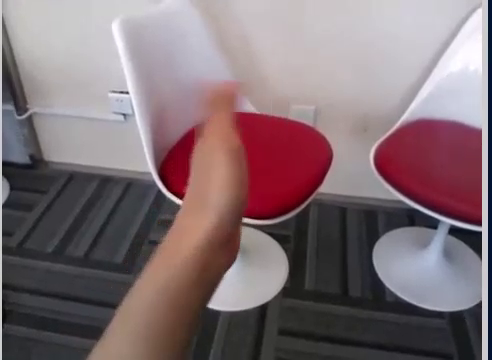
#> input picture frame 181 of playback_rgb.mp4, 492 x 360 px, given in place of the camera
$ jupyter execute --allow-errors opencv.ipynb
#> lines starting #> are read from the running program, lines starting #| are printed output that depends on the picture; after the words box and inside, x2 and y2 are one past the last pixel; in counts of white or black regions, pixels touching at a corner belong together; pictures that were not available may be replaced by others from this repository, and a replacement may not be noted
[cell 1]
import cv2
import numpy as np


cap = cv2.VideoCapture(-1)
cap.set(cv2.CAP_PROP_FOURCC, cv2.VideoWriter_fourcc(*'MJPG'))

while True:
    ret, frame = cap.read()
#> frame is the input picture: shape (360, 492, 3); mean B, G, R 116, 111.2, 128.6
    if ret:
        hsv = cv2.cvtColor(frame, cv2.COLOR_BGR2HSV)
#> hsv: shape (360, 492, 3); mean H, S, V 103.1, 48.1, 131.9
        cv2.imshow("frame", hsv)

        lower_red = np.array([0, 20, 0])
        upper_red = np.array([20, 200, 200])

        mask = cv2.inRange(hsv, lower_red, upper_red)
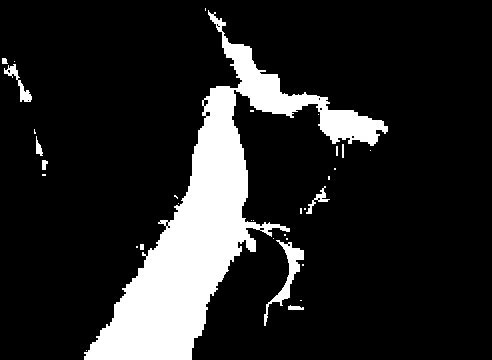
#> mask: shape (360, 492); 14.6% white; 33 white regions (22 under 20 px), largest, box (x1, y1, x2, y2) and area: (84, 10, 388, 360) 24312, (264, 240, 304, 326) 736, (4, 64, 32, 102) 279
        res = cv2.bitwise_and(frame, frame, mask=mask)
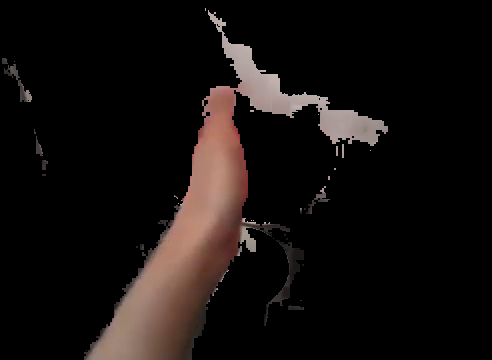
#> res: shape (360, 492, 3); mean B, G, R 14.2, 15.7, 20.4

        kernel = np.ones((5, 5), np.uint8)
        erosion = cv2.erode(mask, kernel, iterations=1)
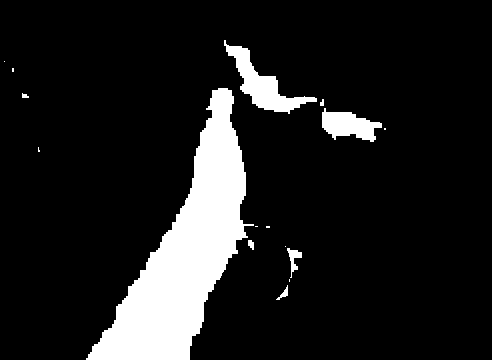
#> erosion: shape (360, 492); 11.8% white; 16 white regions (8 under 20 px), largest, box (x1, y1, x2, y2) and area: (86, 88, 254, 360) 17446, (224, 40, 317, 114) 1973, (322, 108, 382, 142) 1194
        dilation = cv2.dilate(mask, kernel, iterations=1)
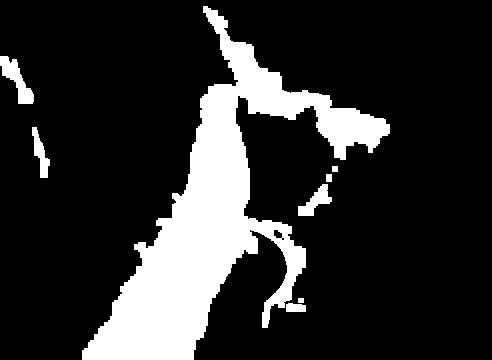
#> dilation: shape (360, 492); 17.9% white; 8 white regions, largest, box (x1, y1, x2, y2) and area: (82, 6, 390, 360) 29867, (0, 56, 34, 104) 696, (298, 184, 332, 216) 483

        # opening aim to remove false positives (noise in the background)
        # closing aim to remove false negatives (missing pixel in the foreground)

        opening = cv2.morphologyEx(mask, cv2.MORPH_OPEN, kernel)
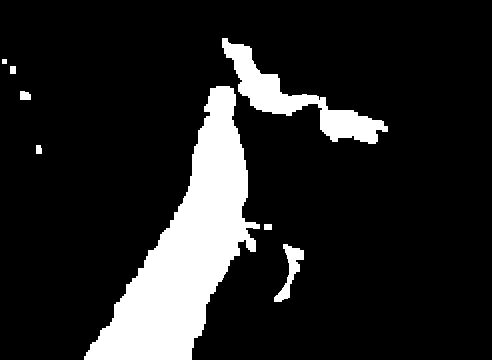
#> opening: shape (360, 492); 13.8% white; 8 white regions, largest, box (x1, y1, x2, y2) and area: (84, 86, 260, 360) 19233, (222, 38, 388, 144) 4397, (274, 244, 304, 302) 613
        closing = cv2.morphologyEx(mask, cv2.MORPH_CLOSE, kernel)
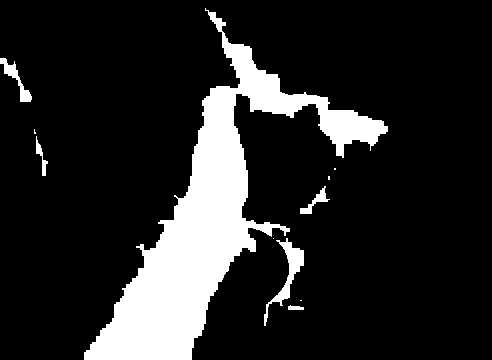
#> closing: shape (360, 492); 15% white; 11 white regions (5 under 20 px), largest, box (x1, y1, x2, y2) and area: (84, 8, 388, 360) 24976, (264, 238, 304, 326) 793, (0, 58, 32, 102) 380, (300, 186, 330, 214) 231, (36, 136, 48, 176) 150, (288, 305, 304, 310) 61


        cv2.imshow("mask", mask)
        cv2.imshow("res", res)
        # cv2.imshow("erosion", erosion)
        # cv2.imshow("dilation", dilation)
        cv2.imshow("opening", opening)
        cv2.imshow("closing", closing)

        if cv2.waitKey(1) & 0xFF == ord('q'):
#> (key q is pressed here)
            break

    else:
        print(ret)
        break

cap.release()
cv2.destroyAllWindows()

[cell 2]
import cv2
import numpy as np
import matplotlib.pyplot as plt

img2 = cv2.imread("wu3.jpg")

dark_vest = (0, 0, 0)
light_vest = (130, 200, 165)

#> (the rest of this cell did not finish here and is left out)

[cell 3]
import cv2
import numpy as np
import matplotlib.pyplot as plt

img = cv2.imread("wu3.jpg")
img1 = cv2.imread("yeah3.jpg")
#> (the rest of this cell did not finish here and is left out)

[cell 4]
import cv2
import numpy as np

# Create a VideoCapture object to read the video
cap = cv2.VideoCapture(0)
cap.set(cv2.CAP_PROP_FOURCC, cv2.VideoWriter_fourcc(*'MJPG'))
while True:
    # Read a frame from the video
    ret, frame = cap.read()
    if not ret:
        break

    # Convert the frame to grayscale
    gray = cv2.cvtColor(frame, cv2.COLOR_BGR2GRAY)
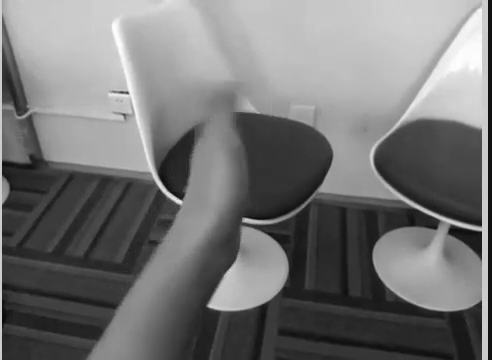
#> gray: shape (360, 492); min 9, max 255, mean 116.9

    # Perform thresholding to obtain the binary mask for segmentation
    _, segmented_mask = cv2.threshold(gray, 200, 255, cv2.THRESH_BINARY_INV)
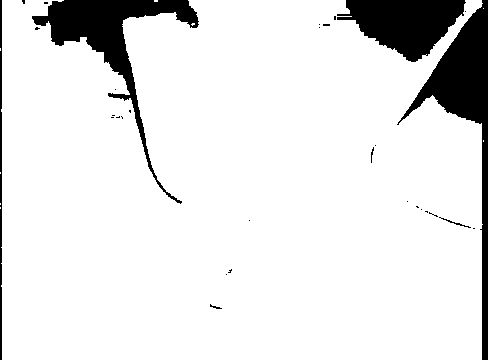
#> segmented_mask: shape (360, 492); 89.8% white; 31 black regions (24 under 20 px), largest, box (x1, y1, x2, y2) and area: (397, 0, 488, 360) 6402, (32, 0, 199, 204) 6000, (337, 0, 466, 62) 4837

    # Show the segmented mask
    cv2.imshow('Segmented Mask', segmented_mask)

    # Exit the loop if 'q' is pressed
    if cv2.waitKey(1) & 0xFF == ord('q'):
#> (key q is pressed here)
        break

# Release the VideoCapture and close the display window
cap.release()
cv2.destroyAllWindows()

[cell 5]
import cv2
import numpy as np
from mrcnn import utils
from mrcnn.model import MaskRCNN

# Path to the Mask R-CNN model weights file (downloaded from the link above)
MODEL_WEIGHTS_PATH = 'mask_rcnn_coco.h5'

# Load the pre-trained Mask R-CNN model
#> (the rest of this cell did not finish here and is left out)

[cell 6]
import cv2
import numpy as np

def segment_hand(frame):
    # Convert the frame to the HSV color space
    hsv = cv2.cvtColor(frame, cv2.COLOR_BGR2HSV)
#> hsv: shape (252, 344, 3); mean H, S, V 103.3, 47.6, 131.9

    # Define the lower and upper bounds of the skin color in HSV
    lower_bound = np.array([0, 50, 20], dtype=np.uint8)
    upper_bound = np.array([20, 255, 250], dtype=np.uint8)

    # Create a binary mask by thresholding the HSV image based on skin color
    skin_mask = cv2.inRange(hsv, lower_bound, upper_bound)
#> skin_mask: shape (252, 344); 10.4% white; 16 white regions (15 under 20 px), largest, box (x1, y1, x2, y2) and area: (64, 59, 176, 252) 8996

    # Apply morphological operations to remove noise and smooth the mask
    kernel = np.ones((3, 3), np.uint8)
    skin_mask = cv2.morphologyEx(skin_mask, cv2.MORPH_OPEN, kernel)
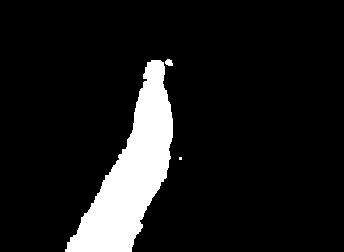
#> skin_mask: shape (252, 344); 10.3% white; 3 white regions (1 under 20 px), largest, box (x1, y1, x2, y2) and area: (65, 60, 173, 252) 8890, (165, 59, 173, 66) 43
    skin_mask = cv2.morphologyEx(skin_mask, cv2.MORPH_CLOSE, kernel)
#> skin_mask: shape (252, 344); 10.3% white; 2 white regions (1 under 20 px), largest, box (x1, y1, x2, y2) and area: (65, 59, 173, 252) 8948

    # Create a masked image by applying the skin mask to the original frame
    masked_frame = cv2.bitwise_and(frame, frame, mask=skin_mask)
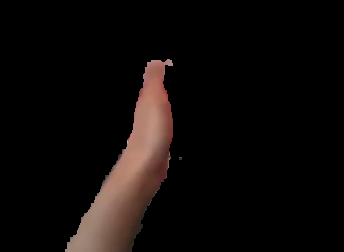
#> masked_frame: shape (252, 344, 3); mean B, G, R 9.1, 10.4, 14.6

    return hsv, skin_mask, masked_frame

# Open the video capture (use 0 for webcam or provide the path to a video file)
cap = cv2.VideoCapture("/home/rrn4hc/mnt/Deep Learning/archive/videoplayback.mp4")
#cap.set(cv2.CAP_PROP_FOURCC, cv2.VideoWriter_fourcc(*'MJPG'))
while True:
    ret, frame = cap.read()
    if not ret:
        break

    # Resize the frame for better performance (optional)
    frame = cv2.resize(frame, None, fx=0.7, fy=0.7)

    # Segment the hand from the frame
    hsv, segmented_mask, segmented_frame = segment_hand(frame)

    # Display the original and segmented frames
    cv2.imshow('Original Frame', frame)
    cv2.imshow('Segmented Mask', segmented_mask)
    cv2.imshow('Segmented Hand', segmented_frame)


    # Exit the loop if 'q' is pressed
    if cv2.waitKey(10) & 0xFF == ord('q'):
#> (key q is pressed here)
        break

    elif cv2.waitKey(10) & 0xFF == ord('p'):
        cv2.waitKey(-1)

# Release the video capture and close the display window
cap.release()
cv2.destroyAllWindows()

$ run again, starting later in the video
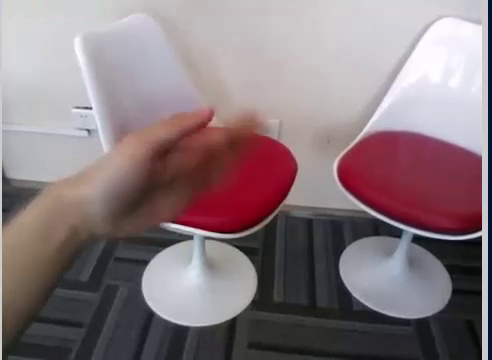
#> input picture frame 815 of playback_rgb.mp4, 492 x 360 px, given in place of the camera
#> frame is the input picture: shape (360, 492, 3); mean B, G, R 125.8, 121.5, 136.8
#> `mask = cv2.inRange(hsv, lower_red, upper_red)`:
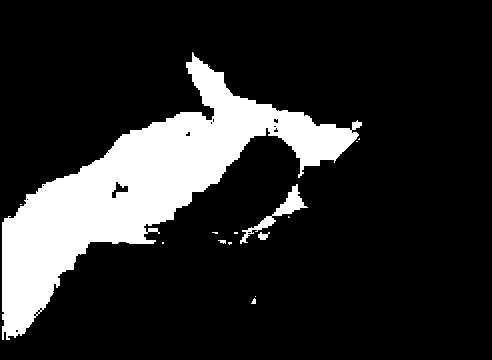
#> mask: shape (360, 492); 16.7% white; 14 white regions (9 under 20 px), largest, box (x1, y1, x2, y2) and area: (2, 52, 362, 340) 28662, (240, 184, 308, 244) 713, (258, 232, 270, 240) 60, (218, 240, 226, 244) 22, (251, 298, 256, 304) 20
#> erosion: shape (360, 492); 14.3% white; 5 white regions (2 under 20 px), largest, box (x1, y1, x2, y2) and area: (4, 59, 355, 334) 25099, (278, 188, 302, 214) 212, (262, 218, 272, 226) 37
#> dilation: shape (360, 492); 19.2% white; 6 white regions, box (x1, y1, x2, y2) and area: (0, 50, 364, 342) 32099, (232, 182, 310, 246) 1511, (216, 238, 234, 247) 128, (249, 294, 258, 306) 91, (210, 230, 220, 236) 57, (160, 240, 166, 246) 36
#> opening: shape (360, 492); 16.3% white; 5 white regions, box (x1, y1, x2, y2) and area: (2, 57, 357, 336) 28275, (276, 186, 304, 216) 428, (260, 216, 274, 228) 125, (352, 122, 360, 128) 48, (260, 234, 266, 240) 36
#> closing: shape (360, 492); 17% white; 7 white regions (3 under 20 px), largest, box (x1, y1, x2, y2) and area: (0, 52, 362, 340) 29227, (240, 184, 308, 244) 847, (218, 240, 232, 245) 36, (251, 296, 256, 304) 23
#> segmented_mask: shape (360, 492); 81.5% white; 26 black regions (19 under 20 px), largest, box (x1, y1, x2, y2) and area: (272, 0, 488, 360) 20929, (0, 0, 155, 360) 10232, (162, 249, 202, 299) 1001
#> frame: shape (252, 344, 3)
#> in segment_hand, `masked_frame = cv2.bitwise_and(frame, frame, mask=skin_mask)`:
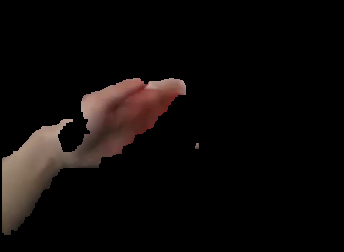
#> masked_frame: shape (252, 344, 3); mean B, G, R 8.7, 9.8, 13.4

$ run again, starting later in the video
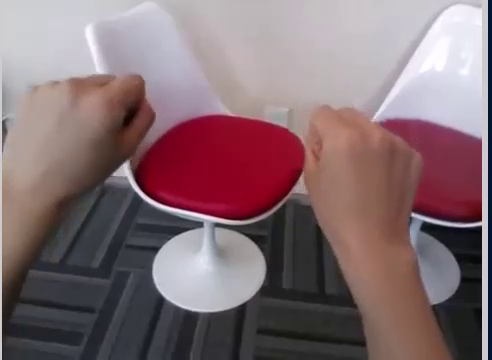
#> input picture frame 1449 of playback_rgb.mp4, 492 x 360 px, given in place of the camera
#> frame is the input picture: shape (360, 492, 3); mean B, G, R 114.3, 109.4, 131.5
#> mask: shape (360, 492); 25.6% white; 14 white regions (10 under 20 px), largest, box (x1, y1, x2, y2) and area: (202, 48, 458, 360) 25921, (2, 74, 154, 342) 19071, (272, 194, 298, 218) 142, (244, 233, 262, 250) 135
#> erosion: shape (360, 492); 22.7% white; 5 white regions (2 under 20 px), largest, box (x1, y1, x2, y2) and area: (208, 50, 450, 360) 23318, (4, 78, 150, 318) 16922, (252, 236, 260, 243) 31
#> dilation: shape (360, 492); 28.6% white; 4 white regions, box (x1, y1, x2, y2) and area: (200, 46, 460, 360) 28891, (0, 72, 156, 344) 21289, (242, 231, 264, 252) 291, (244, 218, 256, 228) 114
#> opening: shape (360, 492); 25.1% white; 5 white regions, box (x1, y1, x2, y2) and area: (206, 48, 452, 360) 25674, (2, 76, 152, 320) 18650, (250, 234, 262, 245) 107, (2, 328, 8, 334) 36, (2, 336, 8, 342) 36
#> closing: shape (360, 492); 26.1% white; 7 white regions (3 under 20 px), largest, box (x1, y1, x2, y2) and area: (202, 48, 458, 360) 26367, (0, 74, 154, 342) 19709, (244, 233, 262, 250) 135, (246, 220, 254, 226) 42
#> segmented_mask: shape (360, 492); 87.8% white; 18 black regions (12 under 20 px), largest, box (x1, y1, x2, y2) and area: (373, 0, 488, 360) 9930, (0, 0, 167, 360) 7931, (362, 0, 454, 45) 1664, (166, 236, 213, 291) 1411, (124, 164, 232, 222) 371, (154, 273, 213, 311) 161
#> frame: shape (252, 344, 3)
#> in segment_hand, `masked_frame = cv2.bitwise_and(frame, frame, mask=skin_mask)`:
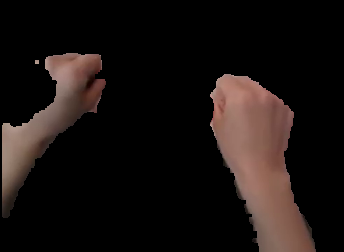
#> masked_frame: shape (252, 344, 3); mean B, G, R 16.9, 19, 25.8
